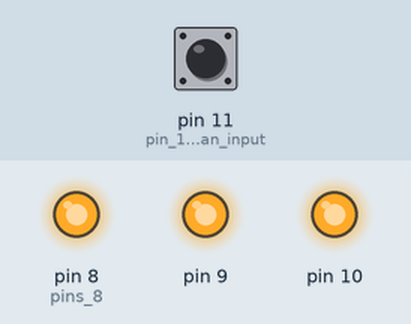
Bench run of a sketch on a simulated Arduino Uno, built with avr-gcc and run on an emulated ATmega328P. Shown: output pins drawn as LEDs (lit = HIGH). The test bench sets the inputs (shaded band); at power-on: pin 11 (pin_11_is_an_input) HIGH.

Above: at 1.2 s.
1.3 s: pin 11 (pin_11_is_an_input) pulled LOW for 0.15 s
At 1.37 s:
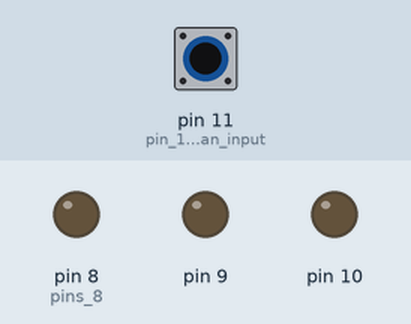
2.9 s: pin 11 (pin_11_is_an_input) pulled LOW for 3.2 s
At 6.8 s:
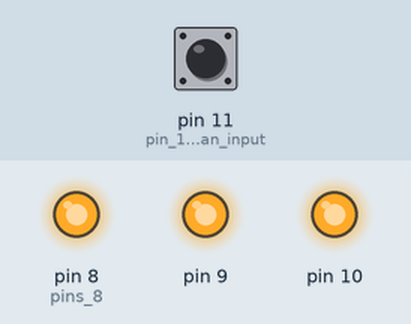
Timing chart, 0 to 8.3 s (numbered marks = the images above; inputs shaded):
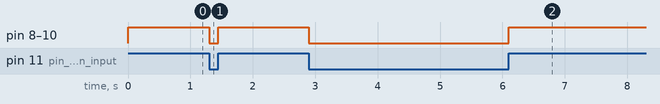

Measured:
- after the input at 1.3 s, pin 8 (pins_8), pin 9, pin 10: HIGH → LOW at once, → HIGH 0.15 s later
- after the input at 2.9 s, pin 8 (pins_8), pin 9, pin 10: HIGH → LOW at once, → HIGH 3.2 s later

The sketch:

RGB_PB.ino
```cpp
/*
Turns led rbg on (White) And on Using a Pushbutton
(If, INPUT PULLUP, pinMode, digital output, digital input)

*/

void setup() {
  // put your setup code here, to run once:
 pinMode(8, OUTPUT); // pins 8, 9 ,10 are digital outputs
  pinMode(9, OUTPUT);
  pinMode(10, OUTPUT);
     pinMode(11, INPUT_PULLUP);// pin 11 is an input

}
void loop() { // loops code forever
if( digitalRead(11)== 1){//If PB is off
digitalWrite(8, 1); // Then Turn on all leds to make white
  digitalWrite(9, 1);
  digitalWrite(10, 1);
}
if( digitalRead(11)== 0){//If PB is on
digitalWrite(8, 0);
  digitalWrite(9, 0);//Then Turn off all leds to make black
  digitalWrite(10, 0);
}

}
```
